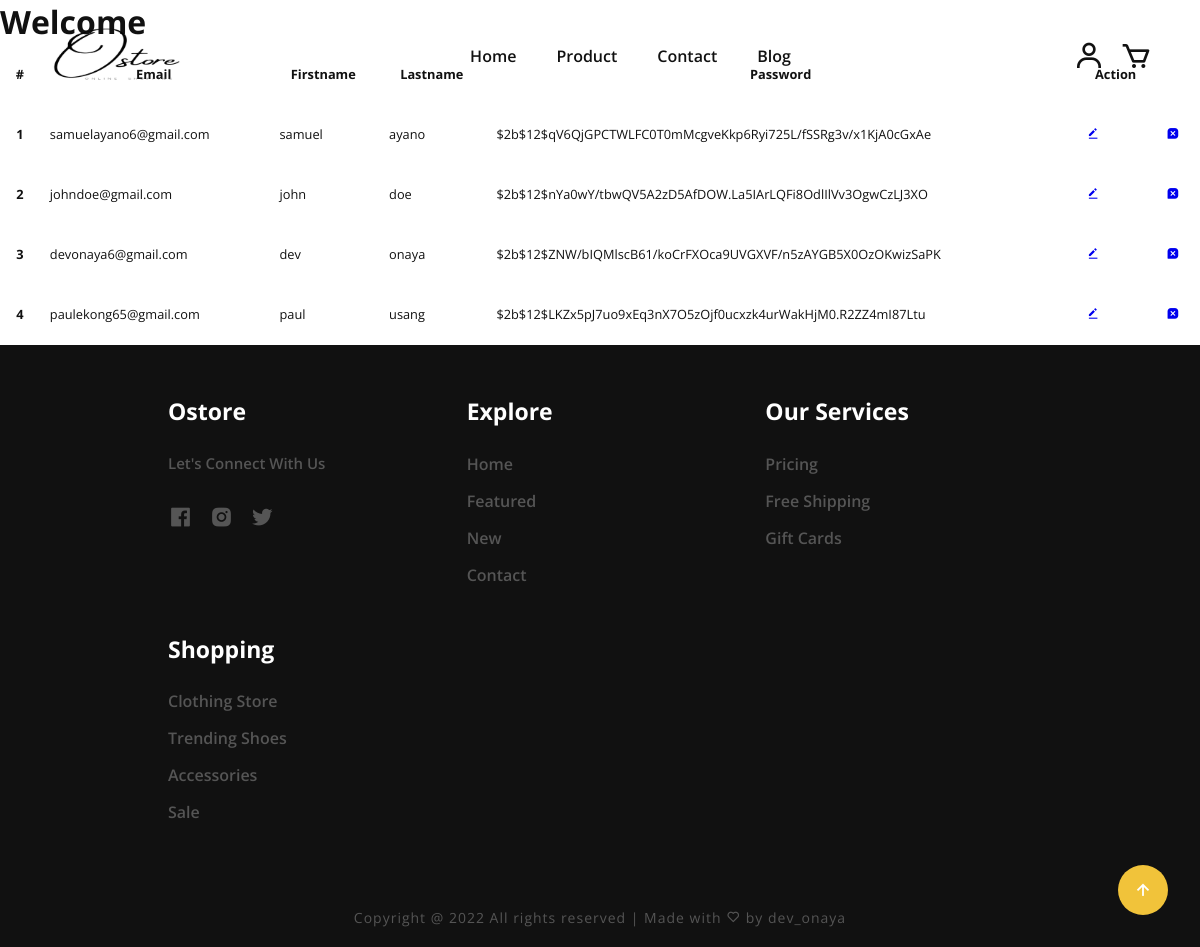
/users, run on an earlier commit of the app's database.
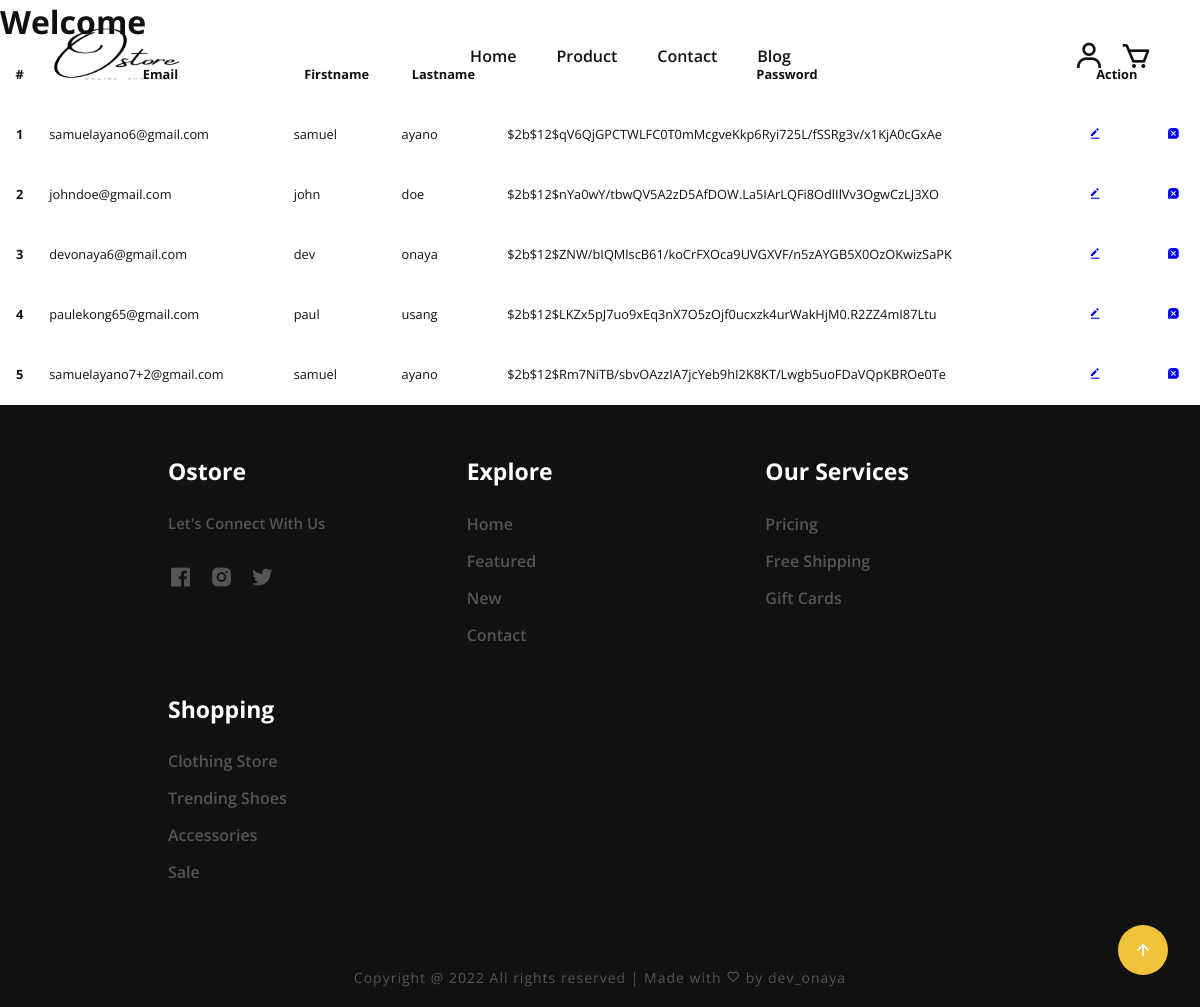
And on a later commit of the database.
### myapp/models.py (models this page shows, shortened)
class  User(db.Model, UserMixin):
    __tablename__ = "user"
    id = db.Column(db.Integer, primary_key=True)
    firstname = db.Column(db.String(20), unique=False)
    lastname = db.Column(db.String(120), unique=False)
    email = db.Column(db.String(120), unique=True)
    password = db.Column(db.String(60), nullable=False)
    carts= db.relationship("Cart", backref="user", lazy=True)

### myapp/admin.py (the view)
@admin.route("/users")
def users():
    user = User.query.all()
    return render_template("admin/users.html", title="Users", user=user)

### myapp/templates/admin/users.html (shortened to what this page needs)
{% extends 'store/base.html' %}
{% block content %}
    <h1>Welcome</h1>
  <table class="table">
    <thead class="table-light">
      <tr>
        <th scope="col">#</th>
        <th scope="col">Email</th>
        <th scope="col">Firstname</th>
        <th scope="col">Lastname</th>
        <th scope="col">Password</th>
        <th scope="col">Action</th>
      </tr>
    </thead>
    {% for user in user  %}
    <tbody>
      <tr>
        <th scope="row">{{user.id}}</th>
        <td>{{user.email}}</td>
        <td>{{user.firstname}}</td>
        <td>{{user.lastname}}</td>
        <td>{{user.password}}</td>
        <td><a href="#"><i class='bx bxs-edit-alt'></i></a></td>
        <td> <a href="{{ url_for('admin.delete_users', user_id=user.id)}}" class="delete"  onclick="ConfirmDelete()" title="Delete" data-toggle="tooltip"><i class='bx bxs-message-square-x'></i></a></td>
      </tr>
    </tbody>
    {% endfor %}
  </table>
{% endblock content %}

What changed in the data, as far as the page shows it:
added User: id "5", email "samuelayano7+2@gmail.com", firstname "samuel", lastname "ayano", password "$2b$12$Rm7NiTB/sbvOAzzIA7jcYeb9hI2K8KT/Lwgb5uoFDaVQpKBROe0Te"
